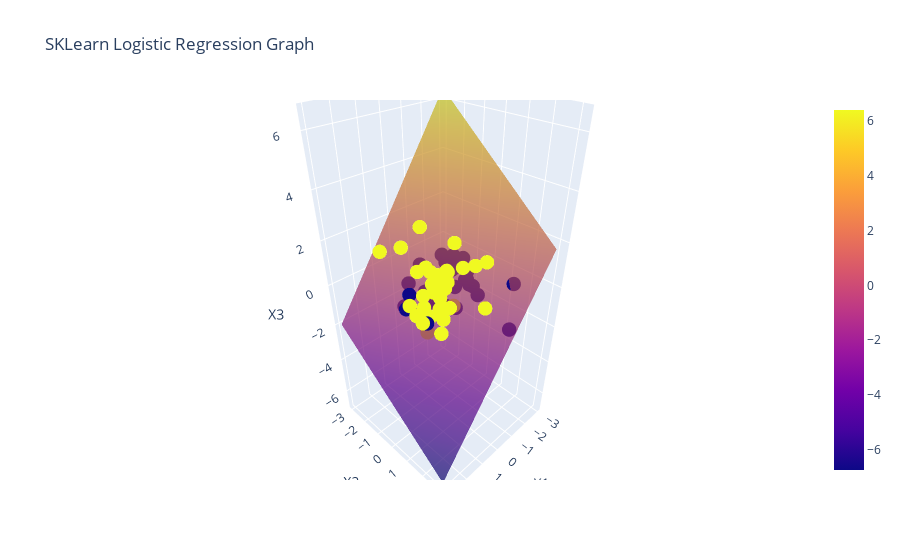

The notebook cell saved with this chart:
### Code cell
fig = go.Figure()

fig.add_trace(go.Scatter3d(
    x=X_train["Temperature Reduced"],
    y=X_train["Precipitation Reduced"],
    z=X_train["Radiation Reduced"],
    mode='markers',
    marker=dict(
        color=y_train.astype(int),
        size=5
    ),
    name='Data Points'
))



x = np.linspace(-3, 3, 50)
y = np.linspace(-3, 3, 50)
x, y = np.meshgrid(x, y)
z = (-intercept3[0] - coef3[0][0]*x - coef3[0][1]*y) / coef3[0][2]

fig.add_trace(go.Surface(x=x, y=y, z=z, opacity=0.7))

# Update layout
fig.update_layout(
    scene=dict(
        xaxis=dict(title='X1'),
        yaxis=dict(title='X2'),
        zaxis=dict(title='X3')
    ),
    title='SKLearn Logistic Regression Graph'
)

# Show plot
fig.show()

### Figure 1 — Plotly figure (JSON) as saved in the notebook; plotly's stock layout.template omitted (floating-point values rounded to 4 significant figures; data arrays with more than 128 entries replaced by an {"elided": "..."} marker saying what was removed)
{"data": [{"marker": {"color": [0, 0, 0, 0, 1, 1, 0, 1, 1, 0, 1, 0, 0, 1, 0, 1, 1, 1, 0, 0, 1, 1, 1, 0, 1, 1, 1, 0, 0, 0, 1, 0, 0, 1, 1, 1, 1, 0, 1, 0, 0, 1, 1, 1, 0, 1, 1, 1, 0, 0, 1, 0, 0, 1, 1, 1, 0, 0, 1], "size": 5}, "mode": "markers", "name": "Data Points", "type": "scatter3d", "x": [-2.586, 1.178, -0.7684, -2.313, 1.363, 1.934, -1.778, 1.21, 0.8547, -2.622, -0.2589, -0.785, -1.127, 1.734, -1.682, 1.167, 2.813, 2.422, -1.951, -1.976, 0.4008, 1.055, 0.5428, -0.1788, 0.3997, 1.218, 0.961, -1.887, 1.702, -1.382, 0.2417, -2.133, -2.221, 0.1233, 1.504, -0.04214, 0.788, -1.031, 1.103, -0.7646, -1.085, 0.7607, 1.016, 0.892, 1.521, 0.2192, 0.8984, -0.3395, -0.979, -1.596, 1.529, 0.03883, -0.8247, -0.8175, 1.302, 1.43, -0.9512, 0.7404, 0.8763], "y": [-1.169, 0.2989, -1.921, -1.56, 1.387, 1.805, 0.3002, -2.329, -0.04492, -0.7302, 0.3288, -0.288, -0.4807, -0.02479, 2.149, 0.1377, 1.602, 1.454, -1.81, -0.3797, 0.5039, -1.185, 0.3532, -0.6291, -0.8155, 1.556, 0.2921, -0.4532, -0.2883, 2.37, 0.4864, -0.6685, -2.323, -0.1673, 0.2083, 0.1546, 0.3306, -0.8508, 1.009, -2.205, -0.5081, 0.03657, 2.989, 0.3873, -0.2717, 1.227, 0.3213, 1.333, -0.9719, -0.4354, 0.5159, -2.076, -0.08156, -0.1929, 3.176, 0.58, -0.4547, -1.575, 1.1], "z": [-1.502, -1.062, -1.64, -1.963, -0.138, 1.342, -1.207, 1.08, -1.913, -1.661, -0.9536, 0.2645, 0.1036, -0.08222, 0.3122, -0.3791, 0.9637, 0.3459, -0.5644, -1.082, 0.3131, 1.67, -0.6744, -1.276, 2.427, 0.3973, 1.226, -0.3908, -0.4015, -1.658, 0.975, -1.021, -0.5009, 0.4779, 1.437, 0.7531, 0.5706, -2.019, -1.2, -0.3331, 0.7123, -1.124, 1.054, 0.3177, 0.1923, 1.483, 0.6565, 1.364, -0.6665, 0.4044, 0.5553, -0.8774, -1.587, 1.518, 3.048, 1.747, 0.6487, -1.47, 1.112]}, {"opacity": 0.7, "type": "surface", "x": {"elided": "50x50 float values"}, "y": {"elided": "50x50 float values"}, "z": {"elided": "50x50 float values"}}], "layout": {"scene": {"xaxis": {"title": {"text": "X1"}}, "yaxis": {"title": {"text": "X2"}}, "zaxis": {"title": {"text": "X3"}}}, "title": {"text": "SKLearn Logistic Regression Graph"}}}
